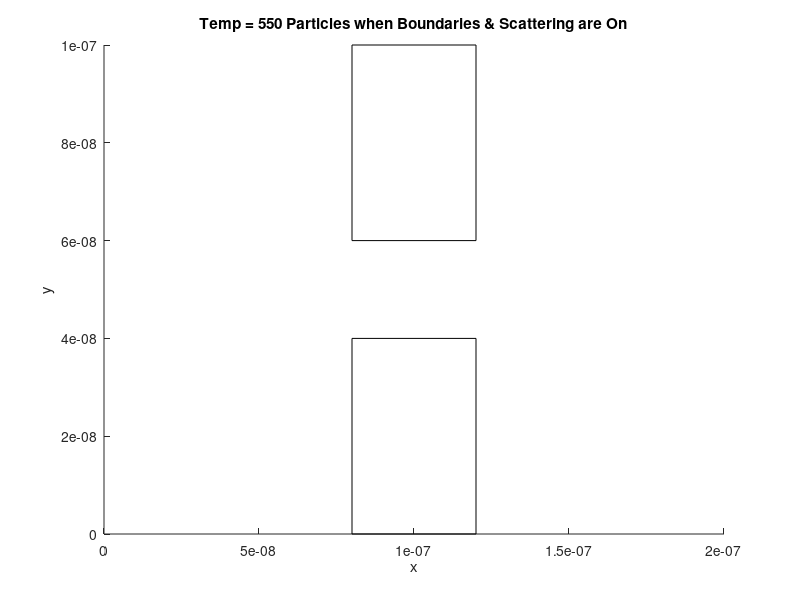

The MATLAB script that drew this image: (Note: this script raises an error after producing the figure.)
clearvars; clearvars -GLOBAL
close all
%set(0,'DefaultFigureWindowStyle','docked') % 'docked' 'normal'
set(0,'DefaultLineLineWidth',1)

%solve for Vth
mo= 9.1093837015E-31;
mn = 0.26*mo;
%may need to an array to do this
l= 200E-9; %come back into the other side
h= 100E-9; %bounce back
a= l*h;
%%% ask TA
T= 300;
k= 1.38064852E-23; %for thermal velocity
Tmn= 0.2E-12; %mean free path

Vth = sqrt((2*k*T)/(mn));
np = 1000; %number of particles
partWatch = randi(np,20,1); %an array of indices to select a sample of particles
%mean free path
mfp = Vth*Tmn;

X = zeros(np,1); %injecting from left = 0;
Y = rand(np,1)*h;

Vx = Vth*(abs(randn(np,1))) ; %x component
Vy = Vth*(randn(np,1)-0.5); %y component

dt = h/Vth/100; %should be 1/100 of the region size

numit=1000;
Xp = X; %when it hits the top, X remains the same
%when hitting the x max, come back from left so X-width
Yp = Y; % when it hits the top, direction will just be -Vy

figure(1);
hold on
axis([0 l 0 h])


box1 = rectangle('Position',[0.8E-7, 0, 0.4E-7, 0.4E-7]);
box2 = rectangle('Position',[0.8E-7, 0.6E-7 ,0.4E-7,0.4E-7]);

InBox = X > 0.8E-7 & X < 1.2E-7 & (Y > 0.6E-7 | Y < 0.4E-7);
while sum(InBox)> 0

    X(InBox) = rand(sum(InBox),1)*l;
    Y(InBox) = rand(sum(InBox),1)*h;
    InBox = X > 0.8E-7 & X < 1.2E-7 & (Y> 0.6E-7 | Y < 0.4E-7);
end

for i=1:numit %going from 1 iteraton to 5


    Xp = X;
    Yp = Y;

    X= X + dt*Vx;
    Y= Y + dt*Vy;

   
    %injection
    bcx = 1;

    if bcx == 1 % if conditions are on, run old code
        ix = X < 0;
        X(ix) = X(ix)+ l;
        Xp(ix) = Xp(ix) + l;
        Y = Y;

        ix2 = X > l;
        X(ix2) = X(ix2)-l;
        Xp(ix2) = Xp(ix2)-l;
        Y = Y;

    elseif bcx == 0 %if conditions are new, do new code, we dont want to loop left to right
        ix = X < 0;
        X(ix) = X(ix);
        Xp(ix)= Xp(ix);
        Y = Y;

        ix2 = X > l;
        X(ix2) = X(ix2);
        Xp(ix2) = Xp(ix2);
        Y = Y;
    end
    iy = Y<0 | Y > h;
    Vy(iy) = -Vy(iy);

    %scattering, ONLY PLOTS A FEW

    sct = 1; %off

    if sct == 1
        Pscat = 1 - exp((-dt/Tmn));
    elseif sct == 0
        Pscat = 0;
    end

    std=Vth/sqrt(2);
    iscat = Pscat > rand(np,1);
    X = X + Vx *dt;
    Y = Y + Vy*dt;
    Vx(iscat) = std*randn(sum(iscat),1);
    Vy(iscat) = std*randn(sum(iscat),1);

    %calculating temperarure ising avg velocity

    avgV = mean(sqrt(Vx.^2 + Vy.^2)); %vx and vy are vectors
    semiT = (avgV).^2*mn/(2*k);

    InBox1 = X > 0.8E-7 & X < 1.2E-7 & Y> 0.6E-7;
    outsidebox = Xp < 0.8E-7 | Xp > 1.2E-7;
    X(InBox1 & outsidebox) = Xp(InBox1 & outsidebox);
    Vx(InBox1 & outsidebox) = -Vx(InBox1 & outsidebox);
    Vy(InBox1 & ~outsidebox) = -Vy(InBox1 & ~outsidebox);
    Y(InBox1 & ~outsidebox) = Yp(InBox1 & ~outsidebox);

    InBox2 = X > 0.8E-7 & X < 1.2E-7 & Y < 0.4E-7;
    outsidebox = Xp < 0.8E-7 | Xp > 1.2E-7;
    X(InBox2 & outsidebox)= Xp(InBox2 & outsidebox);
    Vx(InBox2 & outsidebox) = -Vx(InBox2 & outsidebox);
    Vy(InBox2 & ~outsidebox) = -Vy(InBox2 & ~outsidebox);
    Y(InBox2 & ~outsidebox) = Yp(InBox2 & ~outsidebox);

    figure(1)
    hold on
    axis([0 l 0 h])

  
    %titlep = sprintf('Temp = %.3d', semiT);

    title(sprintf('Temp = %.3d Particles when Boundaries & Scattering are On', semiT))
    xlabel('x')
    ylabel('y')

    for j=1:length(partWatch)

        plot([Xp(partWatch(j)),X(partWatch(j))]',[Yp(partWatch(j)),Y(partWatch(j))]','SeriesIndex',j)
        
    end
    

end

%electron density

hold off
figPlot = figure (2);
histdens = hist3([X Y], [20 20]);
title('Density Plot')
xlabel(('m/s in x direction'))
zlabel('# of Particles')
ylabel('m/s in y direction')

%temperature map

binsx = discretize(X, 10); %20 bins;
binsy = discretize(Y, 10);

tempmap = zeros(10,10);
for x = 1:10

    for y= 1:10

        avgV = mean(sqrt(Vx(binsx==x& binsy==y).^2 + Vy(binsx==x & binsy==y).^2)); %vx and vy are vectors
        tempmap(x,y) = (avgV).^2*mn/(2*k);


    end

end

surf(tempmap)
title('Temperature of System (Boundaries and Scattering On) in Degrees Celsius')
xlabel('x')
ylabel('y')
zlabel('z')


avgV = mean(sqrt(Vx.^2 + Vy.^2)); %vx and vy are vectors
semiT = (avgV).^2*mn/(2*k);